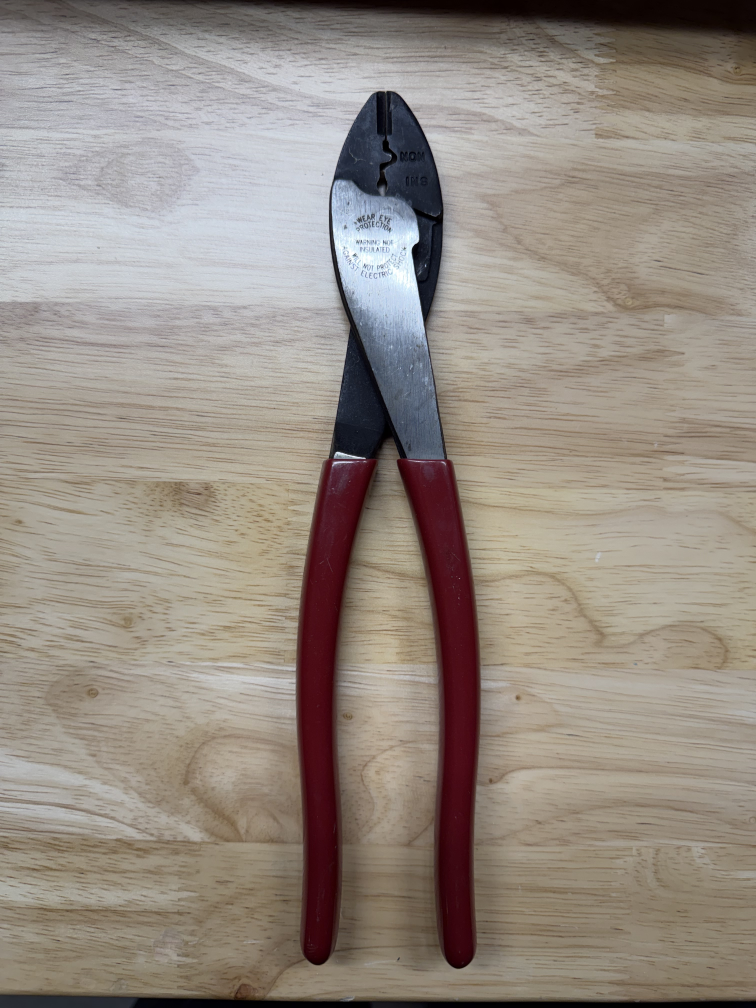
#> input picture photos/IMG_1805.jpeg, 3024 x 4032 px, found by its file name (shown at 1/4 size)
$ python toolseg.py
#> lines starting #> are read from the running program, lines starting #| are printed output that depends on the picture; after the words box and inside, x2 and y2 are one past the last pixel; in counts of white or black regions, pixels touching at a corner belong together
"""Extract a tool silhouette from an overhead photo on a warm wood background.

Discriminators, each measured against a locally-estimated background field so a
lighting gradient across the frame does not bias them:
    dB  wood is warm (high b*), steel is cool          -> polished/bare metal
    dL  wood is bright, blacked steel is dark          -> black oxide head
    dA  wood is neutral, grips are saturated           -> coloured handles

strict seed -> GC_FGD, mid mask -> GC_PR_FGD, far field -> GC_BGD, then GrabCut
settles the boundary.
"""
import cv2, numpy as np

K=lambda n: cv2.getStructuringElement(cv2.MORPH_ELLIPSE,(n,n))

def fill_holes(m):
    h,w=m.shape
    ff=m.copy(); pad=np.zeros((h+2,w+2),np.uint8)
    cv2.floodFill(ff,pad,(0,0),255)
    return m|cv2.bitwise_not(ff)

def _bgfield(ch, mode, k=301, ds=4):
    sml=cv2.resize(ch,(ch.shape[1]//ds,ch.shape[0]//ds),interpolation=cv2.INTER_AREA)
    ker=cv2.getStructuringElement(cv2.MORPH_ELLIPSE,((k//ds)|1,(k//ds)|1))
    o=cv2.GaussianBlur(cv2.morphologyEx(sml,mode,ker),(0,0),9)
    return cv2.resize(o,(ch.shape[1],ch.shape[0]),interpolation=cv2.INTER_LINEAR)

def _largest(m):
    n,lbl,st,_=cv2.connectedComponentsWithStats(m,8)
    if n<2: raise RuntimeError("empty mask")
    return (lbl==max(range(1,n),key=lambda i:st[i][4])).astype(np.uint8)*255

def backdrop_roi(sm, erode=9):
    """Mask of the shooting backdrop (sheet of paper, benchtop).

    A photo whose backdrop does not fill the frame leaves darker surroundings --
    carpet, a bag, a box -- which the darkness channel calls "tool", so the
    largest component ends up being the surround. Restricting the search to the
    backdrop fixes that. When the backdrop already fills the frame this returns
    all-ones and changes nothing.
    """
    L=cv2.cvtColor(sm,cv2.COLOR_BGR2LAB)[:,:,0]
    h,w=L.shape
    thr,_=cv2.threshold(cv2.GaussianBlur(L,(0,0),3),0,255,cv2.THRESH_BINARY+cv2.THRESH_OTSU)
    m=(L>thr).astype(np.uint8)*255
    m=cv2.morphologyEx(m,cv2.MORPH_CLOSE,K(31))
    m=cv2.morphologyEx(m,cv2.MORPH_OPEN,K(31))
    n,lbl,st,_=cv2.connectedComponentsWithStats(m,8)
    if n<2: return np.full((h,w),255,np.uint8)
    i=max(range(1,n),key=lambda j:st[j][4])
    if st[i][4] < 0.25*h*w: return np.full((h,w),255,np.uint8)
    roi=fill_holes((lbl==i).astype(np.uint8)*255)   # the tool is a hole in the backdrop
    if erode: roi=cv2.erode(roi,K(erode))
    return roi

def channels(sm):
    lab=cv2.cvtColor(cv2.bilateralFilter(sm,9,75,75),cv2.COLOR_BGR2LAB)
    L=lab[:,:,0].astype(np.float32);A=lab[:,:,1].astype(np.float32)-128;B=lab[:,:,2].astype(np.float32)-128
    # The b* background field uses a max filter, so a grip WARMER than the wood
    # (orange sits at b*~+38 against wood's ~+10) inflates the estimate and makes
    # ordinary wood look cool, i.e. metal. Neutralise saturated pixels first: the
    # background we are modelling is bare wood, which is close to neutral.
    chroma=np.hypot(A,B)
    Bn=B.copy()
    neutral=chroma<=20
    if neutral.any(): Bn[~neutral]=float(np.median(B[neutral]))
    # Luminance contrast, in whichever direction the backdrop demands. Tools are
    # normally darker than the backdrop (close(L)-L); on a dark backdrop, such as
    # polished blades on a grey desk, the sign flips (L-open(L)). Taking max() of
    # both is NOT safe -- it over-triggers badly on light backdrops -- so the
    # polarity is decided once per image from the backdrop's own brightness.
    if float(np.median(L)) < 128.0:
        dL = L-_bgfield(L,cv2.MORPH_OPEN)      # bright tool on a dark backdrop
    else:
        dL = _bgfield(L,cv2.MORPH_CLOSE)-L     # dark tool on a light backdrop
    # Colour, irrespective of hue. dA keys on a*, so it sees red grips and is
    # blind to yellow ones -- a yellow grip has a* near neutral and all its
    # colour in b*. That cost the first real submission the outer edge of both
    # handles: yellow at L 230 against a white backdrop is only dL 25, so just
    # the shaded core of the grip passed. Chroma catches any coloured grip at
    # any lightness, and against a neutral backdrop the separation is enormous
    # (0 background, 85 on the grips).
    dS = chroma-_bgfield(chroma,cv2.MORPH_OPEN)
    return (_bgfield(Bn,cv2.MORPH_CLOSE)-B,
            A-_bgfield(A,cv2.MORPH_OPEN),
            dL, dS)

# A studio backdrop is a different contrast regime, not a noisier version of the
# usual one. On wood the close-filter field sits well above L across the frame,
# so dL runs 100-150 in the background and a tool has to clear 85 to stand out.
# On a flat white sweep the background is dL 0 and a polished steel tool only
# reaches ~55 -- it never touches the seed, so only black-oxide parts get
# selected and GrabCut settles around a fragment. Every photograph in this
# repository has p90(dL) >= 51; a studio image measures 0.0, so the two regimes
# separate cleanly and the switch cannot disturb an existing tool.
FLAT_BACKDROP = 20.0          # p90(dL) below this means a uniform sweep
DL_WOOD  = (85.0, 80.0)       # strict, mid
DL_FLAT  = (30.0, 20.0)
DS_STRICT, DS_MID = 30.0, 18.0   # chroma above the local background

def segment(SRC, work=1400, iters=6, shrink=0,
            strict=None, mid=None, dbg=None):
#> called with work = 1400, iters = 6, shrink = 0, dbg = 'dbg_final.png'
    img=cv2.imread(SRC,cv2.IMREAD_COLOR)
#> img is the input picture: shape (4032, 3024, 3); mean B, G, R 130, 139.1, 148.7
    H0,W0=img.shape[:2]; s=float(work)/max(H0,W0)
    sm=cv2.resize(img,(int(W0*s),int(H0*s)),interpolation=cv2.INTER_AREA)
    h,w=sm.shape[:2]
    dB,dA,dL,dS=channels(sm)
#> in channels, `B = lab[:, :, 2].astype(np.float32) - 128`:
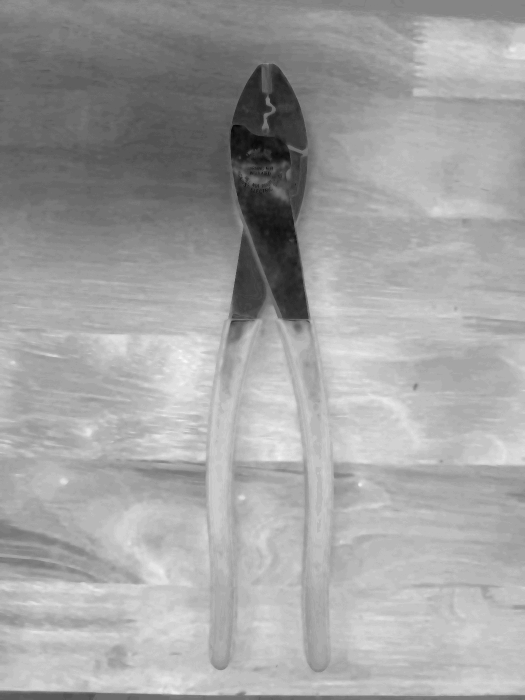
#> B: shape (1400, 1050) float32 (shown at 1/2 size); min -19, max 21, mean 6.5; drawn with min black and max white
#> in channels, `neutral=chroma<=20`:
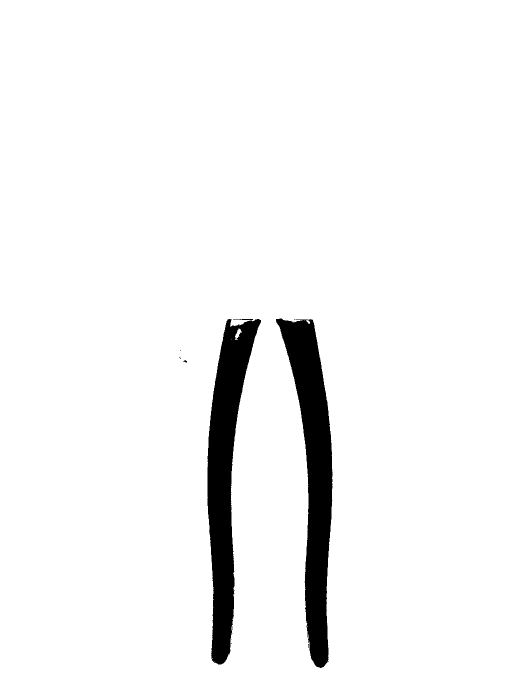
#> neutral: shape (1400, 1050) bool (shown at 1/2 size); 95.4% white; 15 black regions (12 under 20 px), largest, box (x1, y1, x2, y2) and area: (552, 637, 665, 1336) 34441, (415, 638, 522, 1329) 33110, (366, 720, 374, 725) 21
#> call 4 of _bgfield, with mode = 2, k = 301, ds = 4
#> in _bgfield (call 4), `sml=cv2.resize(ch,(ch.shape[1]//ds,ch.shape[0]//ds),interpolation=cv2...`:
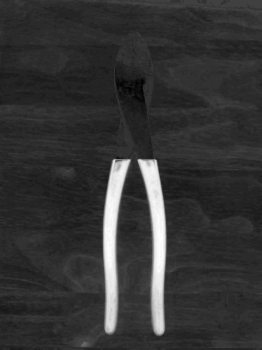
#> sml: shape (350, 262) float32; min -5, max 30.41, mean 2.3; drawn with min black and max white
#> in _bgfield (call 4), `o=cv2.GaussianBlur(cv2.morphologyEx(sml,mode,ker),(0,0),9)`:
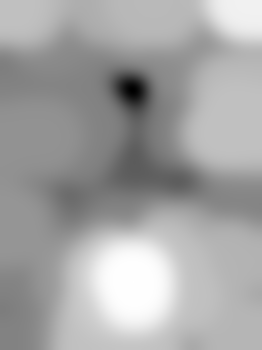
#> o: shape (350, 262) float32; min -3.1, max 1, mean -0.454; drawn with min black and max white
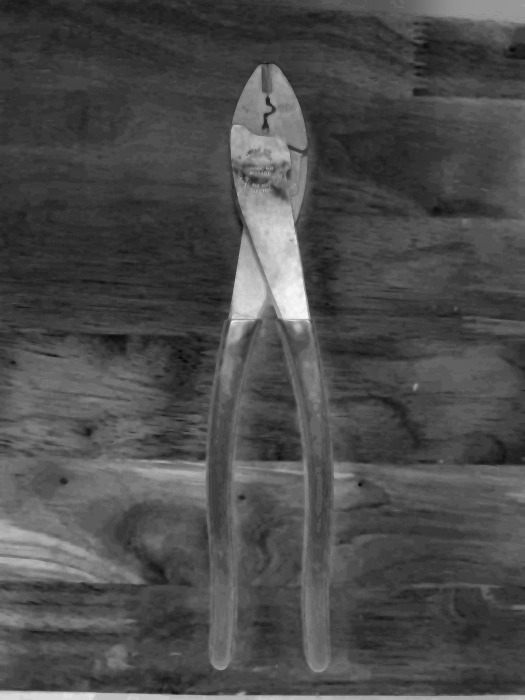
#> dB: shape (1400, 1050) float32 (shown at 1/2 size); min -4.61, max 24.59, mean 4.1; drawn with min black and max white
    roi=backdrop_roi(sm)
#> in backdrop_roi, `thr,_=cv2.threshold(cv2.GaussianBlur(L,(0,0),3),0,255,cv2.THRESH_BINAR..`: thr = 108
#> in backdrop_roi, `n,lbl,st,_=cv2.connectedComponentsWithStats(m,8)`: n = 2; st = [[0, 0, 1050, 1400, 182836], [0, 15, 1050, 1385, 1287164]]
#> in backdrop_roi, `i=max(range(1,n),key=lambda j:st[j][4])`: i = 1

    flat = float(np.percentile(dL,90)) < FLAT_BACKDROP
#> flat = False
    ds,dm = DL_FLAT if flat else DL_WOOD
#> ds = 85; dm = 80
    if strict is None: strict=(18,22,ds,DS_STRICT)
#> strict = (18, 22, 85, 30)
    if mid    is None: mid   =(7.5,12,dm,DS_MID)
#> mid = (7.5, 12, 80, 18)
    # callers passing the old 3-tuple keep working
    if len(strict)==3: strict=tuple(strict)+(DS_STRICT,)
    if len(mid)==3:    mid=tuple(mid)+(DS_MID,)

    def band(t,op,cl):
        m=(((dB>t[0])|(dA>t[1])|(dL>t[2])|(dS>t[3])).astype(np.uint8))*255
        m=cv2.bitwise_and(m,roi)          # never look outside the backdrop
        m=cv2.morphologyEx(m,cv2.MORPH_OPEN,K(op))
        m=cv2.morphologyEx(m,cv2.MORPH_CLOSE,K(cl))
        m[:6,:]=0;m[-6:,:]=0;m[:,:6]=0;m[:,-6:]=0
        return m

    sd  = fill_holes(_largest(band(strict,9,35)))
#> in _largest, `n,lbl,st,_=cv2.connectedComponentsWithStats(m,8)`:
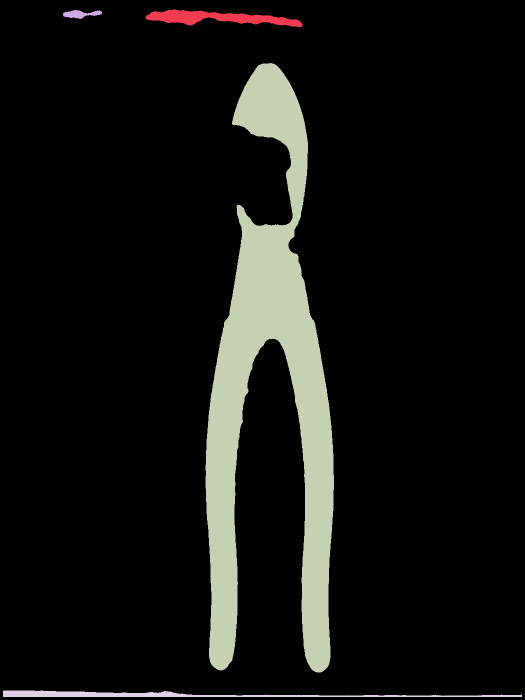
#> lbl: shape (1400, 1050) int32 (shown at 1/2 size); 5 distinct labels, from 0 to 4; one colour per label, 0 black
#> in _largest, `n,lbl,st,_=cv2.connectedComponentsWithStats(m,8)`: n = 5; st = [[0, 0, 1050, 1400, 1325601], [291, 19, 314, 36, 5452], [126, 20, 78, 18, 787], [411, 126, 257, 1219, 131950], [6, 1381, 1038, 13, 6210]]
    md  = band(mid,7,25)
#> call 2 of band, with t = (7.5, 12, 80, 18), op = 7, cl = 25
#> in band (call 2), `m[-6:, :] = 0`:
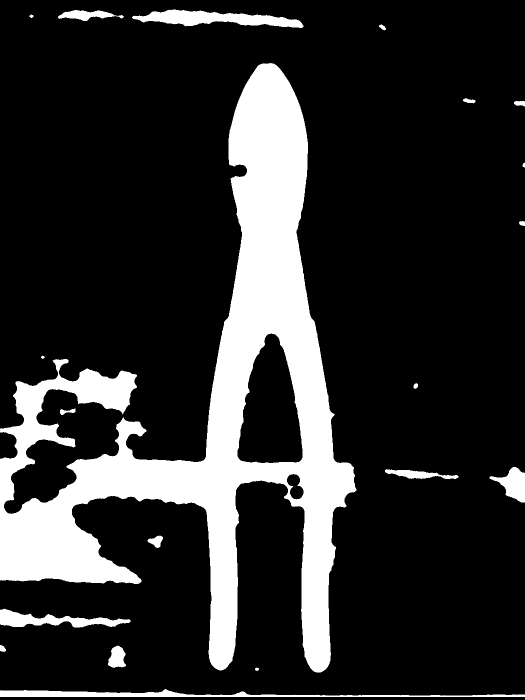
#> m: shape (1400, 1050) (shown at 1/2 size); 18.1% white; 20 white regions
    md  = cv2.bitwise_or(md, sd)
    md  = fill_holes(_largest(md))
#> in _largest (call 2), `n,lbl,st,_=cv2.connectedComponentsWithStats(m,8)`: n = 20; st = 20 rows, first 6: [0, 0, 1050, 1400, 1205862], [264, 19, 343, 37, 6702], [116, 20, 132, 22, 1488], [59, 29, 8, 7, 40], [758, 49, 14, 12, 96], [6, 126, 707, 1219, 238955]

    gm=np.full((h,w),cv2.GC_PR_BGD,np.uint8)
    gm[cv2.dilate(md,K(85))==0]=cv2.GC_BGD
    gm[md>0]=cv2.GC_PR_FGD
    gm[cv2.erode(sd,K(21))>0]=cv2.GC_FGD
    cv2.grabCut(sm,gm,None,np.zeros((1,65),np.float64),np.zeros((1,65),np.float64),
                iters,cv2.GC_INIT_WITH_MASK)
    m=(((gm==cv2.GC_FGD)|(gm==cv2.GC_PR_FGD)).astype(np.uint8))*255
    m=cv2.bitwise_and(m,roi)

    m=cv2.morphologyEx(m,cv2.MORPH_OPEN,K(9))
    m=fill_holes(_largest(m))
    # `shrink` erodes the settled mask; it used to default to 5, an ellipse of
    # radius 2 px. Measured against the photograph rather than by eye -- b*
    # profiles sampled along the outward normal at 600 contour points, at full
    # sensor resolution, locating the 50% transition -- shrink=5 sits a median
    # 0.5 to 2.2 px INSIDE the true edge depending on the photo (2.2 px, i.e.
    # 0.38 mm, on IMG_1812). shrink=0 sits within +-1.1 px of it, and errs
    # outside rather than inside. Inward bias is the one that costs a fit, so
    # the default is 0; the parameter stays for a photo with a real GrabCut halo.
    if shrink: m=cv2.erode(m,K(shrink))
    m=cv2.morphologyEx(m,cv2.MORPH_CLOSE,K(9))
    m=fill_holes(m)
    cs,_=cv2.findContours(m,cv2.RETR_EXTERNAL,cv2.CHAIN_APPROX_NONE)
#> cs = 1 contour; box (x1, y1, x2, y2) and area: (411, 127, 668, 1345) 149244
    c=max(cs,key=cv2.contourArea)
#> c = contour of 3866 points, box (x1, y1, x2, y2) (411, 127, 668, 1345), area 149244
    if dbg:
        ov=sm.copy(); cv2.drawContours(ov,[c],-1,(0,255,0),3); cv2.imwrite(dbg,ov)
    return sm,m,c

def metrics(c):
    (_,_),(rw,rh),ang=cv2.minAreaRect(c)
    return max(rw,rh),min(rw,rh),ang

if __name__=="__main__":
    SRC="/Users/alexraddas/Desktop/tools/IMG_1805.jpeg"
    sm,m,c=segment(SRC,dbg="dbg_final.png")
    Lp,Wp,_=metrics(c)
#> in metrics, `(_,_),(rw,rh),ang=cv2.minAreaRect(c)`: rw = 1217; rh = 256; ang = -90
#> Lp = 1217; Wp = 256
    print("long=%.0f short=%.0f ratio=%.3f target=%.3f err=%+.1f%% area=%d pts=%d"
          %(Lp,Wp,Lp/Wp,246/51,100*((Lp/Wp)/(246/51)-1),cv2.contourArea(c),len(c)))
#| long=1217 short=256 ratio=4.754 target=4.824 err=-1.4% area=149244 pts=3866
    ov=sm.copy(); cv2.drawContours(ov,[c],-1,(0,255,0),3)
    cv2.imwrite("dbg_head.png",cv2.resize(ov[100:470,420:680],None,fx=2.2,fy=2.2,interpolation=cv2.INTER_NEAREST))
    np.save("contour_px.npy",c.reshape(-1,2).astype(np.float64))

$ run again, with photos/IMG_1804.jpeg copied over photos/IMG_1805.jpeg
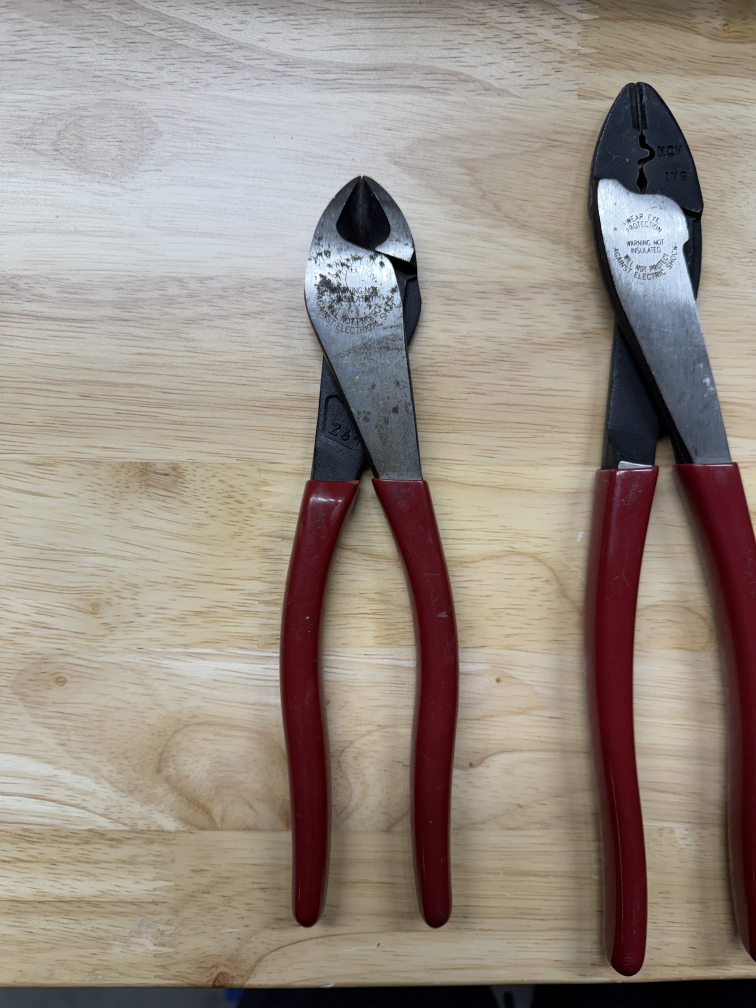
#> input picture photos/IMG_1804.jpeg, 3024 x 4032 px, found by its file name (shown at 1/4 size)
#> in segment, img is the input picture: shape (4032, 3024, 3); mean B, G, R 131.8, 140.7, 151.4
#> lab: shape (1400, 1050, 3); mean of channels 0, 1, 2 149.6, 131, 134.7
#> neutral: shape (1400, 1050) bool; 91.6% white; 67 black regions (52 under 20 px), largest, box (x1, y1, x2, y2) and area: (818, 648, 915, 1349) 37943, (516, 665, 636, 1278) 30980, (390, 667, 497, 1279) 30404
#> Bn: shape (1400, 1050) float32; min -19, max 20, mean 6.54
#> thr = 112
#> in backdrop_roi, `n,lbl,st,_=cv2.connectedComponentsWithStats(m,8)`:
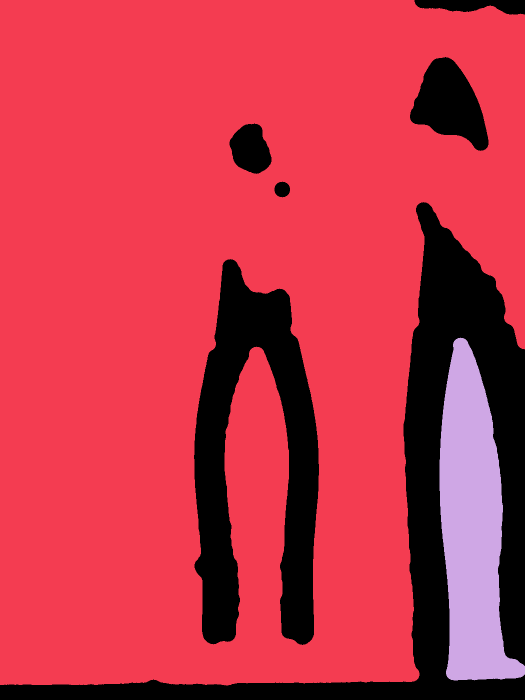
#> lbl: shape (1400, 1050) int32 (shown at 1/2 size); 3 distinct labels, from 0 to 2; one colour per label, 0 black
#> in backdrop_roi, `n,lbl,st,_=cv2.connectedComponentsWithStats(m,8)`: n = 3; st = [[0, 0, 1050, 1400, 279968], [0, 0, 1050, 1371, 1119677], [879, 675, 171, 686, 70355]]
#> i = 1
#> ff: shape (1400, 1050); 76.2% white; 6 black regions, box (x1, y1, x2, y2) and area: (0, 404, 1050, 1400) 225966, (388, 518, 638, 1290) 95910, (820, 114, 977, 302) 17202, (459, 247, 543, 348) 6043, (829, 0, 1050, 29) 4442, (549, 363, 580, 395) 760
#> flat = False
#> ds = 85; dm = 80
#> strict = (18, 22, 85, 30)
#> mid = (7.5, 12, 80, 18)
#> in _largest, `n,lbl,st,_=cv2.connectedComponentsWithStats(m,8)`: n = 10; st = [[0, 0, 1050, 1400, 1170035], [826, 6, 3, 1, 3], [844, 6, 28, 6, 88], [877, 6, 57, 11, 360], [1002, 6, 42, 22, 697], [6, 114, 1038, 1280, 191027], [436, 244, 150, 243, 12825], [444, 387, 30, 20, 335], [520, 458, 11, 10, 73], [388, 485, 250, 804, 94557]]
#> in band (call 2), `m[:, -6:] = 0`:
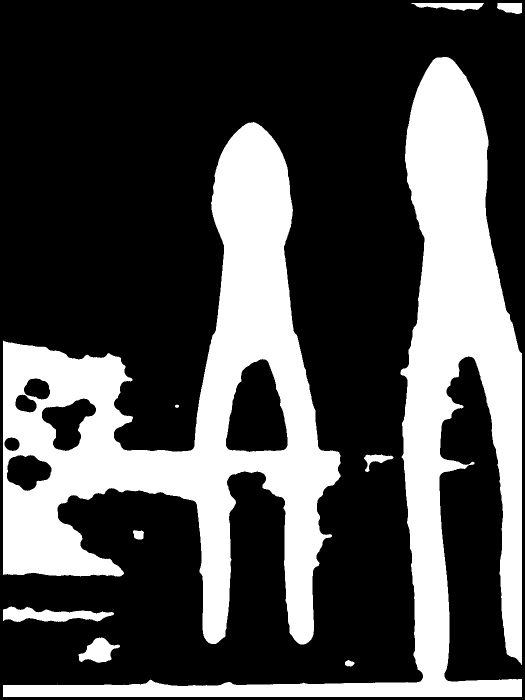
#> m: shape (1400, 1050) (shown at 1/2 size); 30.3% white; 10 white regions
#> cs = 1 contour; box (x1, y1, x2, y2) and area: (388, 244, 637, 1289) 127342
#> in segment, `c=max(cs,key=cv2.contourArea)`: c = contour of 3409 points, box (x1, y1, x2, y2) (388, 244, 637, 1289), area 127342
#> rw = 1044; rh = 248; ang = -90
#> Lp = 1044; Wp = 248
#| long=1044 short=248 ratio=4.210 target=4.824 err=-12.7% area=127341 pts=3409
